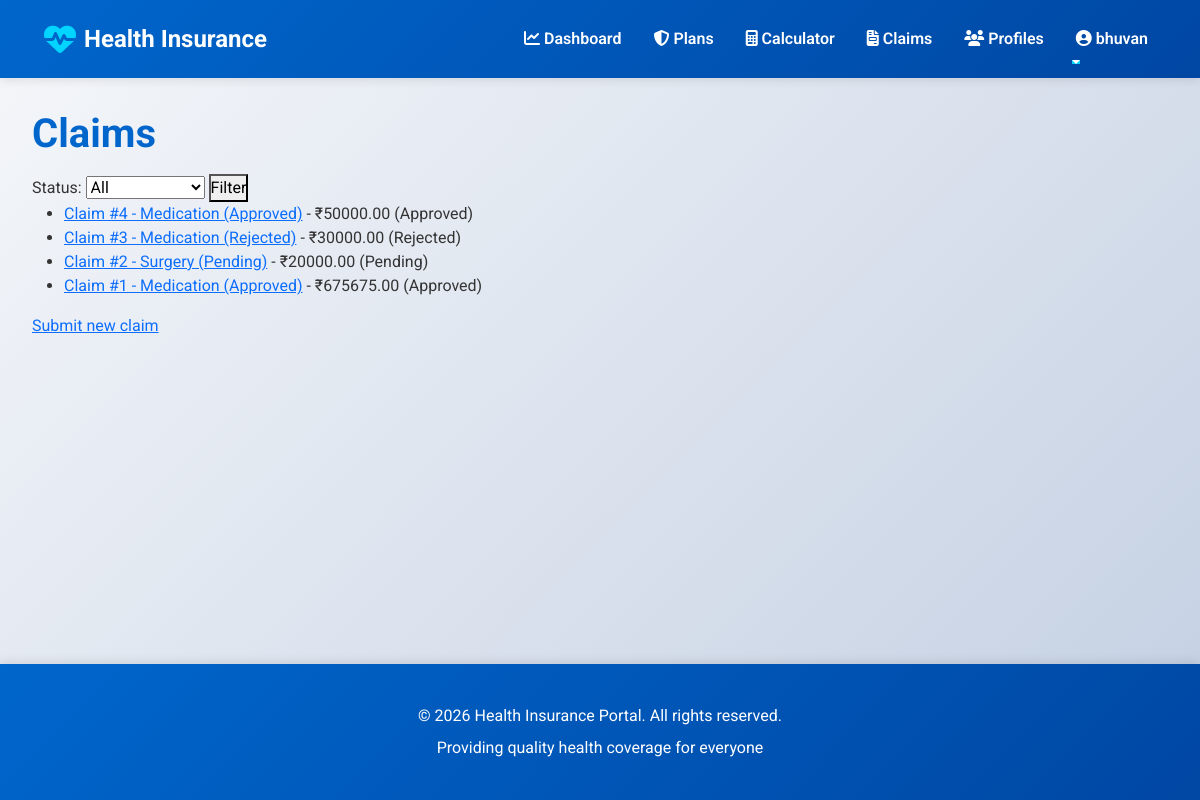
The page /claims/ (signed in) on the database as committed earlier.
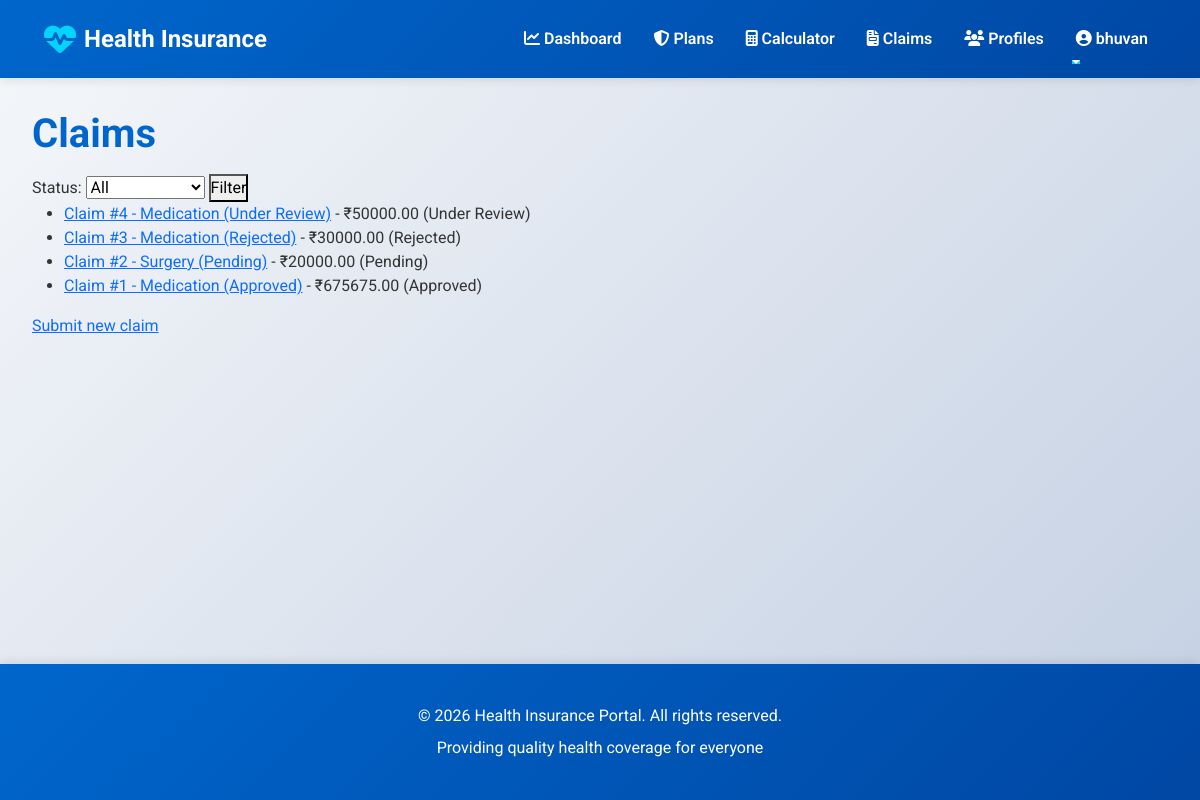
The same page on the database as committed later.
### insurance/models.py (models this page shows)
class Claim(models.Model):
    STATUS_CHOICES = [
        ('pending', 'Pending'),
        ('under_review', 'Under Review'),
        ('approved', 'Approved'),
        ('rejected', 'Rejected'),
    ]
    CLAIM_TYPE_CHOICES = [
        ('hospitalization', 'Hospitalization'),
        ('outpatient', 'Outpatient'),
        ('medication', 'Medication'),
        ('diagnostic', 'Diagnostic Tests'),
        ('surgery', 'Surgery'),
        ('other', 'Other'),
    ]
    user = models.ForeignKey(
        UserProfile, on_delete=models.CASCADE, related_name='claims'
    )
    claim_type = models.CharField(max_length=30, choices=CLAIM_TYPE_CHOICES)
    amount = models.DecimalField(max_digits=12, decimal_places=2)
    status = models.CharField(
        max_length=20, choices=STATUS_CHOICES, default='pending'
    )
    description = models.TextField()
    hospital_name = models.CharField(max_length=200, blank=True)
    date_of_service = models.DateField()
    date_filed = models.DateTimeField(auto_now_add=True)
    date_updated = models.DateTimeField(auto_now=True)
    rejection_reason = models.TextField(blank=True, null=True, help_text="Reason for claim rejection")
    admin_notes = models.TextField(blank=True, null=True, help_text="Internal notes from admin")
    def __str__(self):
        return f"Claim #{self.pk} - {self.get_claim_type_display()} ({self.get_status_display()})"
    class Meta:
        ordering = ['-date_filed']

### insurance/views.py (the view)
# urls.py: path('claims/', views.claim_list, name='claim_list'),
def claim_list(request):
    status_filter = request.GET.get('status', '')
    claims = Claim.objects.select_related('user')
    if status_filter:
        claims = claims.filter(status=status_filter)
    status_choices = Claim.STATUS_CHOICES
    return render(request, 'insurance/claim_list.html', {
        'claims': claims,
        'status_filter': status_filter,
        'status_choices': status_choices,
    })

### insurance/templates/insurance/claim_list.html (shortened to what this page needs)
{% extends 'insurance/base.html' %}
{% block content %}
<h1>Claims</h1>
<form method="get">
    <label>Status:</label>
    <select name="status">
        <option value="">All</option>
    </select>
    <button>Filter</button>
</form>
<ul>
{% for claim in claims %}
    <li><a href="{% url 'insurance:claim_detail' claim.pk %}">{{ claim }}</a> - ₹{{ claim.amount }} ({{ claim.get_status_display }})</li>
{% empty %}
    <li>No claims</li>
{% endfor %}
</ul>
<a href="{% url 'insurance:claim_create' %}">Submit new claim</a>
{% endblock %}

Rows that differ between the two databases and show on the page:
changed Claim: id+claim_type+status "Claim #4 - Medication (Approved)" → "Claim #4 - Medication (Under Review)"; status "Approved" → "Under Review"
